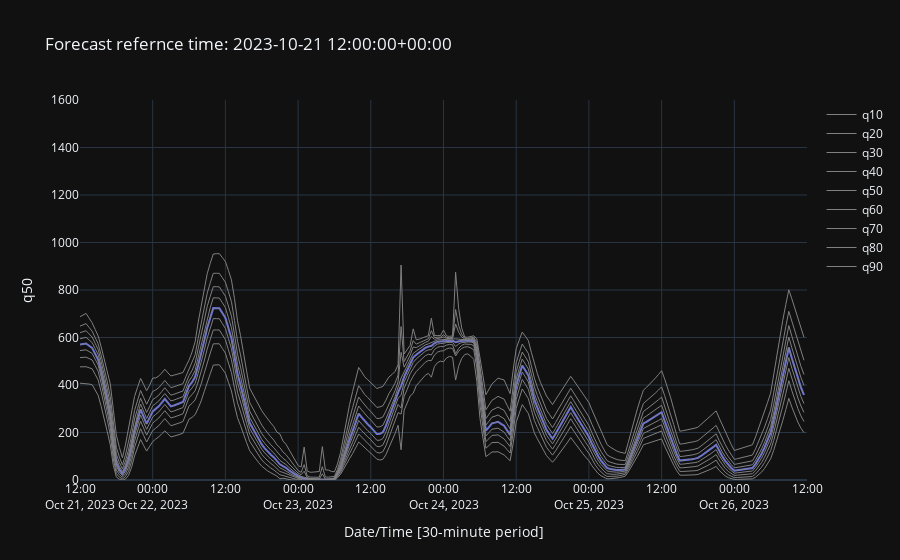

Source (notebook cell):
### Markdown cell above
Let's have a look at a plot of out energy generation forecast based on the
latest weather forecasts to make sure everything is as expected.

### Code cell
fig = px.line(latest_forcast_table,x="valid_datetime",y="q50",
              labels=dict(valid_datetime="Date/Time [30-minute period]",total_generation_MWh="Generation [MWh]"),
              title=f"Forecast refernce time: {latest_forcast_table['ref_datetime'][0]}",
              template="plotly_dark")

for quantile in range(10,100,10):
    fig.add_trace(go.Scatter(x=latest_forcast_table["valid_datetime"],
                             y=latest_forcast_table[f"q{quantile}"],
                            mode='lines',
                            line=dict(color='grey', width=1),
                            name=f"q{quantile}"))
    
fig.update_yaxes(range=[0, 1600])

fig.show()

### Figure 1 — Plotly figure (JSON) as saved in the notebook; plotly's stock layout.template omitted (floating-point values rounded to 4 significant figures; data arrays with more than 128 entries replaced by an {"elided": "..."} marker saying what was removed)
{"data": [{"hovertemplate": "Date/Time [30-minute period]=%{x}<br>q50=%{y}<extra></extra>", "legendgroup": "", "line": {"color": "#636efa", "dash": "solid"}, "marker": {"symbol": "circle"}, "mode": "lines", "name": "", "orientation": "v", "showlegend": false, "type": "scatter", "x": {"elided": "241 str values"}, "xaxis": "x", "y": {"elided": "241 float values"}, "yaxis": "y"}, {"line": {"color": "grey", "width": 1}, "mode": "lines", "name": "q10", "type": "scatter", "x": {"elided": "241 str values"}, "y": {"elided": "241 float values"}}, {"line": {"color": "grey", "width": 1}, "mode": "lines", "name": "q20", "type": "scatter", "x": {"elided": "241 str values"}, "y": {"elided": "241 float values"}}, {"line": {"color": "grey", "width": 1}, "mode": "lines", "name": "q30", "type": "scatter", "x": {"elided": "241 str values"}, "y": {"elided": "241 float values"}}, {"line": {"color": "grey", "width": 1}, "mode": "lines", "name": "q40", "type": "scatter", "x": {"elided": "241 str values"}, "y": {"elided": "241 float values"}}, {"line": {"color": "grey", "width": 1}, "mode": "lines", "name": "q50", "type": "scatter", "x": {"elided": "241 str values"}, "y": {"elided": "241 float values"}}, {"line": {"color": "grey", "width": 1}, "mode": "lines", "name": "q60", "type": "scatter", "x": {"elided": "241 str values"}, "y": {"elided": "241 float values"}}, {"line": {"color": "grey", "width": 1}, "mode": "lines", "name": "q70", "type": "scatter", "x": {"elided": "241 str values"}, "y": {"elided": "241 float values"}}, {"line": {"color": "grey", "width": 1}, "mode": "lines", "name": "q80", "type": "scatter", "x": {"elided": "241 str values"}, "y": {"elided": "241 float values"}}, {"line": {"color": "grey", "width": 1}, "mode": "lines", "name": "q90", "type": "scatter", "x": {"elided": "241 str values"}, "y": {"elided": "241 float values"}}], "layout": {"legend": {"tracegroupgap": 0}, "title": {"text": "Forecast refernce time: 2023-10-21 12:00:00+00:00"}, "xaxis": {"anchor": "y", "domain": [0, 1], "title": {"text": "Date/Time [30-minute period]"}}, "yaxis": {"anchor": "x", "domain": [0, 1], "range": [0, 1600], "title": {"text": "q50"}}}}
